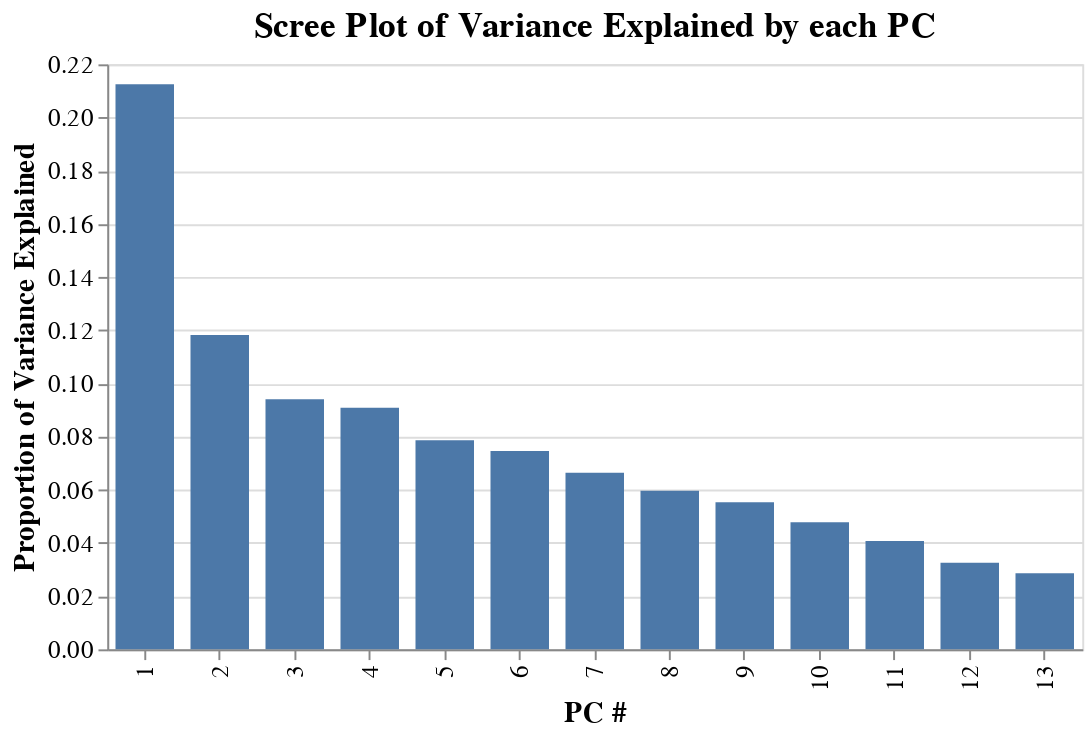

This figure's notebook cell:
### Code cell
# creating dataframe of variance explained by each PC

PC_num = []
i = 1
n = len(s)
while i <= n:
    PC_num.append(i)
    i += 1

explained_var = pd.DataFrame({
    'PC #': PC_num, 
    'Proportion of Variance Explained' : (s**2 / len(kaggle_centered)) / (total_variance_singular_values)
})

# making sure that the sum of PCs is approximately 1

print("sum of principal components: ", np.sum(explained_var['Proportion of Variance Explained']))

print('\n')

# viewing dataframe of variance explained by each PC
print(explained_var)

# scree plot of variance explained by each PC
alt.Chart(explained_var).mark_bar(size=30).encode(
    alt.X('PC #:O'),
    alt.Y('Proportion of Variance Explained:Q')
).properties(
    width=500,
    title = 'Scree Plot of Variance Explained by each PC'
).configure_axis(
    labelFontSize = 13,
    titleFontSize = 15,
).configure_title(
    fontSize = 18
)

### Figure 1 — Vega-Lite specification as saved in the notebook (floating-point values rounded to 4 significant figures)
{"config": {"view": {"continuousWidth": 400, "continuousHeight": 300}, "axis": {"labelFontSize": 13, "titleFontSize": 15}, "title": {"fontSize": 18}}, "data": {"name": "data-7c4d013f6e4d0dfad257bcfadede59a3"}, "mark": {"type": "bar", "size": 30}, "encoding": {"x": {"type": "ordinal", "field": "PC #"}, "y": {"type": "quantitative", "field": "Proportion of Variance Explained"}}, "title": "Scree Plot of Variance Explained by each PC", "width": 500, "$schema": "https://vega.github.io/schema/vega-lite/v4.8.1.json", "datasets": {"data-7c4d013f6e4d0dfad257bcfadede59a3": [{"PC #": 1, "Proportion of Variance Explained": 0.2125}, {"PC #": 2, "Proportion of Variance Explained": 0.1182}, {"PC #": 3, "Proportion of Variance Explained": 0.09406}, {"PC #": 4, "Proportion of Variance Explained": 0.09086}, {"PC #": 5, "Proportion of Variance Explained": 0.07861}, {"PC #": 6, "Proportion of Variance Explained": 0.07462}, {"PC #": 7, "Proportion of Variance Explained": 0.06637}, {"PC #": 8, "Proportion of Variance Explained": 0.05969}, {"PC #": 9, "Proportion of Variance Explained": 0.0553}, {"PC #": 10, "Proportion of Variance Explained": 0.04781}, {"PC #": 11, "Proportion of Variance Explained": 0.04078}, {"PC #": 12, "Proportion of Variance Explained": 0.03255}, {"PC #": 13, "Proportion of Variance Explained": 0.0286}]}}
